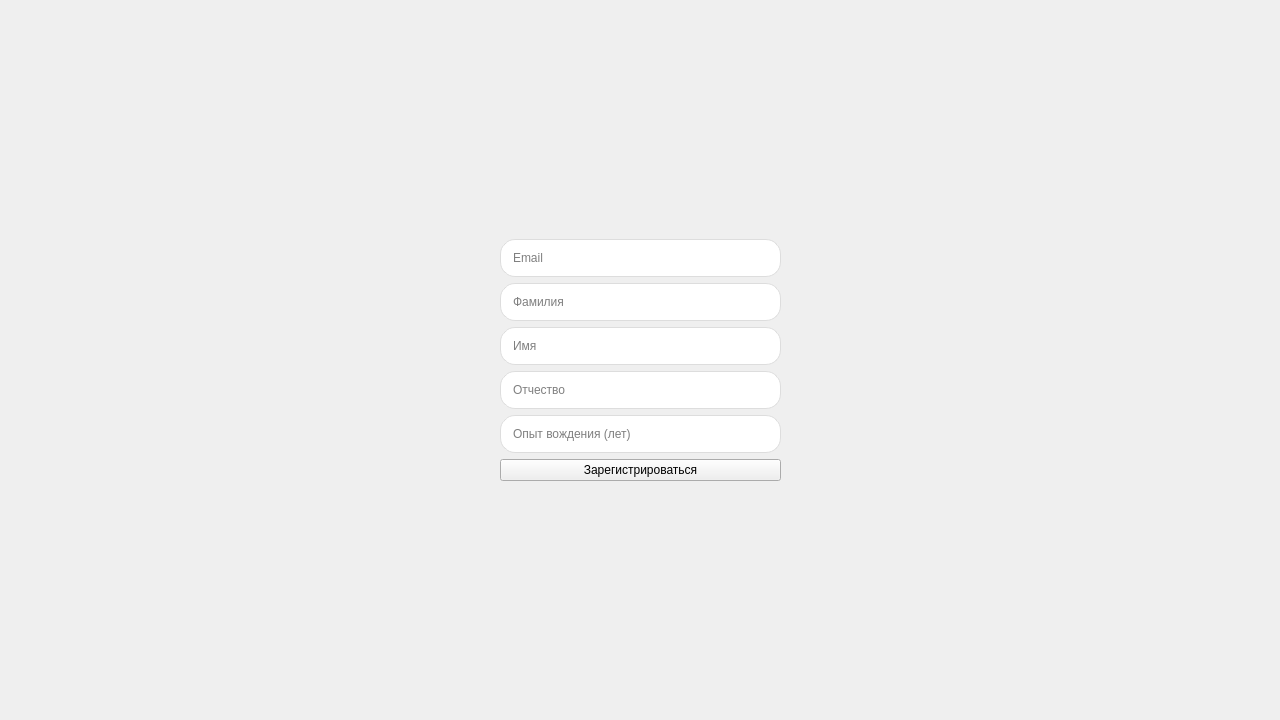
<?xml version="1.0" encoding="UTF-8"?>
<ui version="4.0">
 <class>RegistrationWidget</class>
 <widget class="QWidget" name="RegistrationWidget">
  <property name="geometry">
   <rect>
    <x>0</x>
    <y>0</y>
    <width>1280</width>
    <height>720</height>
   </rect>
  </property>
  <property name="sizePolicy">
   <sizepolicy hsizetype="Preferred" vsizetype="Preferred">
    <horstretch>0</horstretch>
    <verstretch>0</verstretch>
   </sizepolicy>
  </property>
  <property name="windowTitle">
   <string>Form</string>
  </property>
  <property name="styleSheet">
   <string notr="true"/>
  </property>
  <widget class="QWidget" name="gridLayoutWidget_2">
   <property name="geometry">
    <rect>
     <x>0</x>
     <y>0</y>
     <width>1281</width>
     <height>721</height>
    </rect>
   </property>
   <layout class="QGridLayout" name="gridLayout_4">
    <item row="0" column="0">
     <layout class="QGridLayout" name="gridLayout_3">
      <property name="sizeConstraint">
       <enum>QLayout::SetFixedSize</enum>
      </property>
      <property name="leftMargin">
       <number>500</number>
      </property>
      <property name="rightMargin">
       <number>500</number>
      </property>
      <item row="4" column="0">
       <widget class="QLineEdit" name="name">
        <property name="sizePolicy">
         <sizepolicy hsizetype="Expanding" vsizetype="Fixed">
          <horstretch>30</horstretch>
          <verstretch>0</verstretch>
         </sizepolicy>
        </property>
        <property name="styleSheet">
         <string notr="true">QLineEdit {
    border: 1px solid #ddd;
    border-radius: 15px;
    padding: 10px;
    background-color: white;
}</string>
        </property>
        <property name="text">
         <string/>
        </property>
        <property name="maxLength">
         <number>11</number>
        </property>
        <property name="placeholderText">
         <string>Имя</string>
        </property>
       </widget>
      </item>
      <item row="1" column="0">
       <widget class="QLineEdit" name="surname">
        <property name="sizePolicy">
         <sizepolicy hsizetype="Expanding" vsizetype="Fixed">
          <horstretch>30</horstretch>
          <verstretch>0</verstretch>
         </sizepolicy>
        </property>
        <property name="styleSheet">
         <string notr="true">QLineEdit {
    border: 1px solid #ddd;
    border-radius: 15px;
    padding: 10px;
    background-color: white;
}</string>
        </property>
        <property name="text">
         <string/>
        </property>
        <property name="maxLength">
         <number>11</number>
        </property>
        <property name="placeholderText">
         <string>Фамилия</string>
        </property>
       </widget>
      </item>
      <item row="7" column="0">
       <widget class="QLineEdit" name="drivingExp">
        <property name="sizePolicy">
         <sizepolicy hsizetype="Expanding" vsizetype="Fixed">
          <horstretch>30</horstretch>
          <verstretch>0</verstretch>
         </sizepolicy>
        </property>
        <property name="styleSheet">
         <string notr="true">QLineEdit {
    border: 1px solid #ddd;
    border-radius: 15px;
    padding: 10px;
    background-color: white;
}</string>
        </property>
        <property name="text">
         <string/>
        </property>
        <property name="maxLength">
         <number>11</number>
        </property>
        <property name="placeholderText">
         <string>Опыт вождения (лет)</string>
        </property>
       </widget>
      </item>
      <item row="0" column="0">
       <widget class="QLineEdit" name="email">
        <property name="sizePolicy">
         <sizepolicy hsizetype="Expanding" vsizetype="Fixed">
          <horstretch>30</horstretch>
          <verstretch>0</verstretch>
         </sizepolicy>
        </property>
        <property name="styleSheet">
         <string notr="true">QLineEdit {
    border: 1px solid #ddd;
    border-radius: 15px;
    padding: 10px;
    background-color: white;
}</string>
        </property>
        <property name="text">
         <string/>
        </property>
        <property name="maxLength">
         <number>11</number>
        </property>
        <property name="placeholderText">
         <string>Email</string>
        </property>
       </widget>
      </item>
      <item row="8" column="0">
       <widget class="QPushButton" name="regButton">
        <property name="sizePolicy">
         <sizepolicy hsizetype="Expanding" vsizetype="Maximum">
          <horstretch>0</horstretch>
          <verstretch>0</verstretch>
         </sizepolicy>
        </property>
        <property name="styleSheet">
         <string notr="true"/>
        </property>
        <property name="text">
         <string>Зарегистрироваться</string>
        </property>
       </widget>
      </item>
      <item row="5" column="0">
       <widget class="QLineEdit" name="surname2">
        <property name="sizePolicy">
         <sizepolicy hsizetype="Expanding" vsizetype="Fixed">
          <horstretch>30</horstretch>
          <verstretch>0</verstretch>
         </sizepolicy>
        </property>
        <property name="styleSheet">
         <string notr="true">QLineEdit {
    border: 1px solid #ddd;
    border-radius: 15px;
    padding: 10px;
    background-color: white;
}</string>
        </property>
        <property name="text">
         <string/>
        </property>
        <property name="maxLength">
         <number>11</number>
        </property>
        <property name="placeholderText">
         <string>Отчество</string>
        </property>
       </widget>
      </item>
     </layout>
    </item>
   </layout>
  </widget>
 </widget>
 <resources/>
 <connections/>
</ui>
